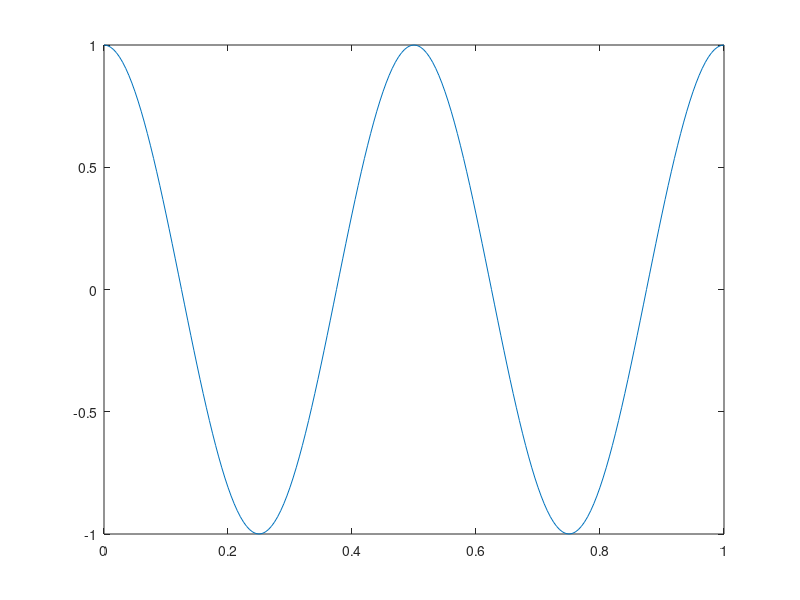
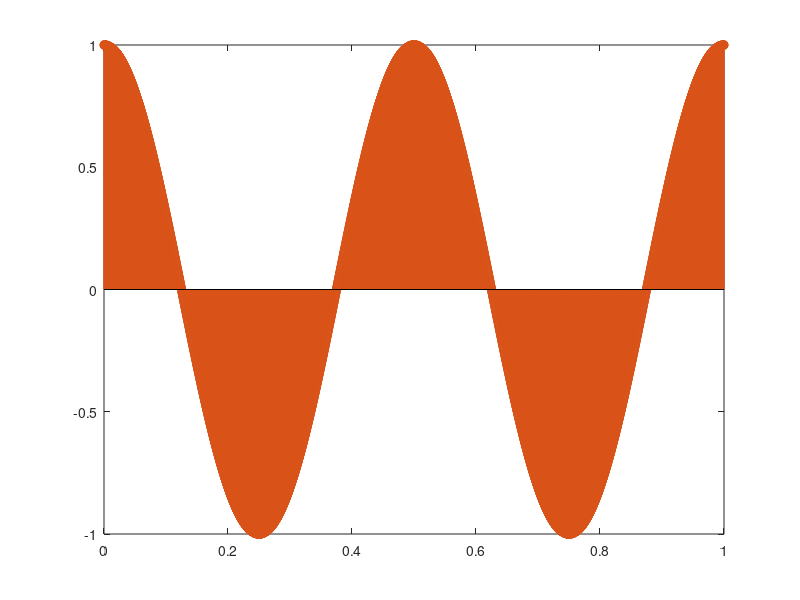

These charts were generated, in order, by the following MATLAB code: (Note: this script raises an error after producing the figures.)
%% Generate the sine wave with Amplitude=1 V and Freq=2 Hz
fm=2;                             %%Frequency of sinusoid
t=0:1/(100*fm):2/fm;              %%time index with two cycles
input_signal=cos(2*pi*fm*t);
figure
plot(t,input_signal)
 
%%sampling the input signal at fs=4000 Hz
fs=4e3;                           %% sampling rate
ts=0:1/fs:2/fm;                   %%time index
sampled_signal=cos(2*pi*fm*ts);
 
figure
plot(t,input_signal);             %%plotting the input signal
hold on;
stem(ts,sampled_signal);          %%plotting the generated signal

%%Quantization process
n=3;                               %%try n= 4 , 5, 10 
m=(2*n)+1;
a=double(fi(sampled_signal,1,m,n));       
quantized_signal=a;            %%quantized signal                    
figure
plot(quantized_signal);

%%converting the quantized signal to binary
object=fi(quantized_signal,1,16,14);
binary_bits=object.bin                       %%binary representation sequence

%%mean square error calculations
N=length(sampled_signal);
sum=0;
for i=1:length(sampled_signal)
    sum=sum+(1/N)*((quantized_signal(i)-sampled_signal(i)).^2);
end
MSE=sum                %%mean square error
%%%%%%%%%%%%%%%%%%%%%%%%%%%%%%%%%%Reconstruction from oversampling%%%%%%%%%%%%%%%%%%%%%%%%%%%%%%%%%%%%%
t=0:0.001:1;                              %%sampling frequency(fs) =1000 Hz
y=2*cos(2*pi*5*t);                        %%fm=5 Hz
[B,A]=butter(3,1000/100000,'low');        %%low pass filter 
zero_added_signal=zeros(1,length(y)*10);
for i=1:length(y)
    zero_added_signal(i*10)=y(i);
end

zero_added_signal(1:9)=[];
t=linspace(0,1,length(zero_added_signal));
filtered_signal=filter(B,A,zero_added_signal);  %%filter the signal with low pass fiter and put the result in zero_added_signal 
figure
plot(t,filtered_signal,'r')
xlabel('time')
ylabel('oversampled signals')

s=fft(filtered_signal);
s=fftshift(s);
fs=1000;                %%as it is an over sampling
freq=linspace(-fs/2,fs/2,length(s));
figure
plot(freq,abs(s))
xlabel('freq')
ylabel('mag of over sampled signal')

%%%%%%%%%%%%%%%%%%%%%%%%%%%%%%%%%%Reconstruction from minimum sampling(critical)%%%%%%%%%%%%%%%%%%%%%%%%%%%%%%%%%%%%%
t=0:0.1:1;                     %%as f2=(2*5)=10 Hz
y=2*cos(2*pi*5*t);
[B,A]=butter(10,0.1,'low');
zero_added_signal=zeros(1,length(y)*10);
for i=1:length(y)
    zero_added_signal(i*10)=y(i);
end

zero_added_signal(1:9)=[];
t=linspace(0,1,length(zero_added_signal));
filtered_signal=filter(B,A,zero_added_signal);
figure
plot(t,filtered_signal,'r')
xlabel('time')
ylabel('minimum sampled signals')

s=fft(filtered_signal);
s=fftshift(s);
fs=10;                %%as it is a minimum sampling
freq=linspace(-fs/2,fs/2,length(s));
figure
plot(freq,abs(s))
xlabel('freq')
ylabel('mag of minimum sampled signal')

%%%%%%%%%%%%%%%%%%%%%%%%%%%%%%%%%%Reconstruction from undersampling%%%%%%%%%%%%%%%%%%%%%%%%%%%%%%%%%%%%%
t=0:0.2:1;                           %%fs=5 Hz
y=2*cos(2*pi*5*t);
[B,A]=butter(10,0.2,'low');
zero_added_signal=zeros(1,length(y)*10);
for i=1:length(y)
    zero_added_signal(i*10)=y(i);
end

zero_added_signal(1:9)=[];
t=linspace(0,1,length(zero_added_signal));
filtered_signal=filter(B,A,zero_added_signal);
figure
plot(t,filtered_signal,'r')
xlabel('time')
ylabel('under sampled signals')

s=fft(filtered_signal);
s=fftshift(s);  
fs=5;                           %%as it is an under sampling
freq=linspace(-fs/2,fs/2,length(s));
figure
plot(freq,abs(s))
xlabel('freq')
ylabel('mag of under sampled signal')
 